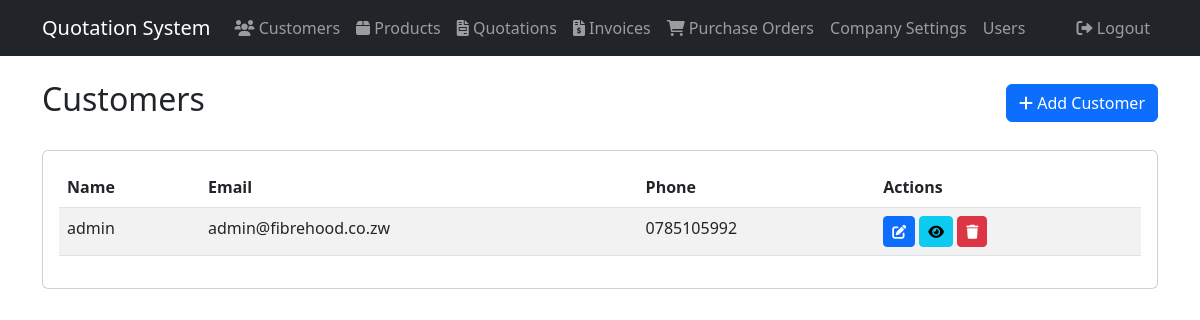
The app's page /customers (signed in) with its own data.
### models.py (models this page shows)
class Customer(db.Model):
    id = db.Column(db.Integer, primary_key=True)
    name = db.Column(db.String(100), nullable=False)
    email = db.Column(db.String(120), nullable=False)
    phone = db.Column(db.String(50), nullable=False)
    address = db.Column(db.Text, nullable=True)
    company_id = db.Column(db.Integer, db.ForeignKey('company.id'), nullable=False)
    company = db.relationship('Company', backref=db.backref('customers', lazy=True))

### app.py (the view)
@app.route('/customers')
@login_required
def list_customers():
    customers = Customer.query.filter_by(company_id=current_user.company_id).all()
    return render_template('customers/list.html', customers=customers)

### app.py (called while the page is built)
@login_manager.user_loader
def load_user(user_id):
    return User.query.get(int(user_id))

### templates/customers/list.html (shortened to what this page needs)
{% extends "base.html" %}
{% block content %}
<div class="d-flex justify-content-between align-items-center mb-4">
    <h2>Customers</h2>
    <a href="{{ url_for('add_customer') }}" class="btn btn-primary">
        <i class="fas fa-plus"></i> Add Customer
    </a>
</div>
<div class="card">
    <div class="card-body">
        <div class="table-responsive">
            <table class="table table-striped">
                <thead>
                    <tr>
                        <th>Name</th>
                        <th>Email</th>
                        <th>Phone</th>
                        <th>Actions</th>
                    </tr>
                </thead>
                <tbody>
                    {% for customer in customers %}
                    <tr>
                        <td>{{ customer.name }}</td>
                        <td>{{ customer.email }}</td>
                        <td>{{ customer.phone }}</td>
                        <td>
                            <a href="{{ url_for('edit_customer', id=customer.id) }}" class="btn btn-sm btn-primary">
                                <i class="fas fa-edit"></i>
                            </a>
                            <a href="{{ url_for('view_customer', id=customer.id) }}" class="btn btn-sm btn-info">
                                <i class="fas fa-eye"></i>
                            </a>
                            <button type="button" class="btn btn-sm btn-danger" data-bs-toggle="modal" data-bs-target="#deleteModal{{ customer.id }}">
                                <i class="fas fa-trash"></i>
                            </button>
                        </td>
                    </tr>
                    {% endfor %}
                </tbody>
            </table>
        </div>
    </div>
</div>
{% endblock %}

### records on screen
Customer: name "admin", email "admin@fibrehood.co.zw", phone "0785105992"
